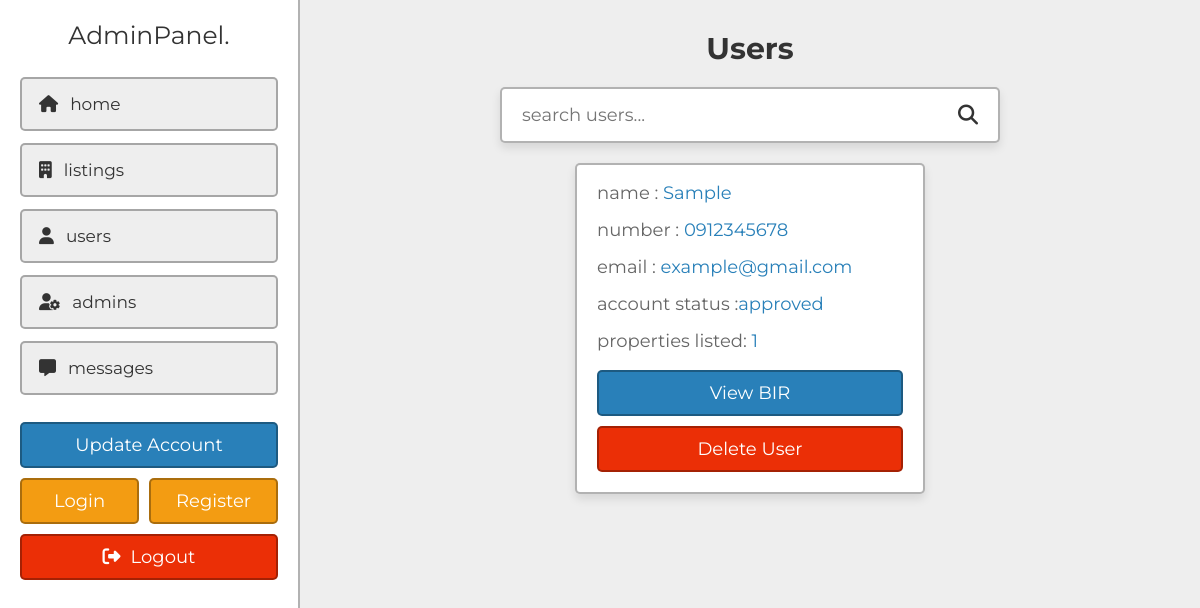
The app's page /admin/users.php (signed in) with its own data.
### tables this page shows
CREATE TABLE IF NOT EXISTS `users` (
  `id` varchar(20) NOT NULL,
  `name` varchar(50) NOT NULL,
  `number` varchar(10) NOT NULL,
  `email` varchar(50) NOT NULL,
  `password` varchar(50) NOT NULL,
  `remarks` varchar(50) NOT NULL
);

### admin/users.php (the view, shortened to what this page needs)
<?php
include '../components/connect.php';
?>
<!DOCTYPE html>
<html lang="en">
<head>
   <link rel="stylesheet" href="https://cdnjs.cloudflare.com/ajax/libs/font-awesome/6.2.0/css/all.min.css">
   <link rel="stylesheet" href="../css/admin_style.css">
</head>
<body>
<?php include '../components/admin_header.php'; ?>
<section class="grid">
   <h1 class="heading">users</h1>
   <form action="" method="POST" class="search-form">
      <input type="text" name="search_box" placeholder="search users..." maxlength="100" required>
      <button type="submit" class="fas fa-search" name="search_btn"></button>
   </form>
   <div class="box-container">
   <?php
      if(isset($_POST['search_box']) OR isset($_POST['search_btn'])){
         $search_box = $_POST['search_box'];
         $search_box = filter_var($search_box, FILTER_SANITIZE_STRING);
         $select_users = $conn->prepare("SELECT * FROM `users` WHERE name LIKE '%{$search_box}%' OR number LIKE '%{$search_box}%' OR email LIKE '%{$search_box}%'");
         $select_users->execute();
      }else{
         $select_users = $conn->prepare("SELECT * FROM `users`");
         $select_users->execute();
      }
      if($select_users->rowCount() > 0){
         while($fetch_users = $select_users->fetch(PDO::FETCH_ASSOC)){
            $count_property = $conn->prepare("SELECT * FROM `property` WHERE user_id = ?");
            $count_property->execute([$fetch_users['id']]);
            $total_properties = $count_property->rowCount();
   ?>
   <div class="box">
      <p>name : <span><?= $fetch_users['name']; ?></span></p>
      <p>number : <a href="tel:<?= $fetch_users['number']; ?>"><?= $fetch_users['number']; ?></a></p>
      <p>email : <a href="mailto:<?= $fetch_users['email']; ?>"><?= $fetch_users['email']; ?></a></p>
      <?php if($fetch_users['remarks']==0){?>
         <p>account status :<span>pending approval</span></p>
      <?php }else if ($fetch_users['remarks']==2) {?>
         <p>account status :<span>you refuse to approve application</span></p>
      <?php }else {?>
         <p>account status :<span>approved</span></p>
      <?php }?>
      <p> properties listed: <span><?= $total_properties; ?></span></p>
      <form action="" method="POST">
         <input type="submit" value="view BIR" name="view" class="btn">
         <input type="submit" value="delete user" onclick="return confirm('delete this user?');" name="delete" class="delete-btn">
      </form>
   </div>
   <?php
      }
   }elseif(isset($_POST['search_box']) OR isset($_POST['search_btn'])){
      echo '<p class="empty">results not found!</p>';
   }else{
      echo '<p class="empty">no users accounts added yet!</p>';
   }
   ?>
   </div>
</section>
</body>
</html>

### css/admin_style.css (style rules this page uses)
:root { --main-color:#2980b9; --orange:#f39c12; --red:#eb2f06; --light-color:#666; --light-bg:#eee; --white:#fff; --black:#333; --box-shadow:0 .5rem 1rem rgba(0,0,0,0.1); --border:.2rem solid rgba(0,0,0,.3); }
* { font-family: 'Montserrat', sans-serif; margin: 0; padding: 0; box-sizing: border-box; outline: none; border: none; text-decoration: none; }
html { font-size: 62.5%; overflow-x: hidden; scroll-behavior: smooth; scroll-padding-top: 5rem; }
body { background-color: var(--light-bg); padding-left: 30rem; }
section { padding: 3rem 2rem; max-width: 1200px; margin: 0 auto; }
.heading { margin-bottom: 2rem; text-align: center; text-transform: capitalize; color: var(--black); font-size: 3rem; }
.inline-btn, .inline-option-btn, .inline-delete-btn, .btn, .delete-btn, .option-btn { cursor: pointer; padding: 1rem 2.5rem; font-size: 1.8rem; color: var(--white); text-align: center; text-transform: capitalize; margin-top: 1rem; border-radius: .5rem; border: var(--border); }
.btn, .delete-btn, .option-btn { display: block; width: 100%; }
.btn { background-color: var(--main-color); }
.delete-btn { background-color: var(--red); }
.grid .box-container { display: grid; grid-template-columns: repeat(auto-fit, 35rem); align-items: flex-start; justify-content: center; gap: 1.5rem; }
.grid .box-container .box { border-radius: .5rem; padding: 2rem; padding-top: 1rem; background-color: var(--white); box-shadow: var(--box-shadow); border: var(--border); overflow-x: hidden; }
.grid .box-container .box p { line-height: 1.5; padding: .5rem 0; font-size: 1.8rem; color: var(--light-color); white-space: pre-line; text-overflow: ellipsis; overflow-x: hidden; }
.grid .box-container .box p a, .grid .box-container .box p span { color: var(--main-color); }
.search-form { max-width: 50rem; margin: 0 auto; border-radius: .5rem; background-color: var(--white); box-shadow: var(--box-shadow); border: var(--border); padding:1.5rem 2rem; display: flex; gap: 2rem; margin-bottom: 2rem; }
.search-form input { width: 100%; font-size: 1.8rem; color: var(--black); }
.search-form button { background:none; cursor: pointer; color: var(--black); font-size: 2rem; }

### records on screen
users: name "Sample", number "0912345678", email "example@gmail.com", shows "account status :", remarks "approved", total_properties "1"
